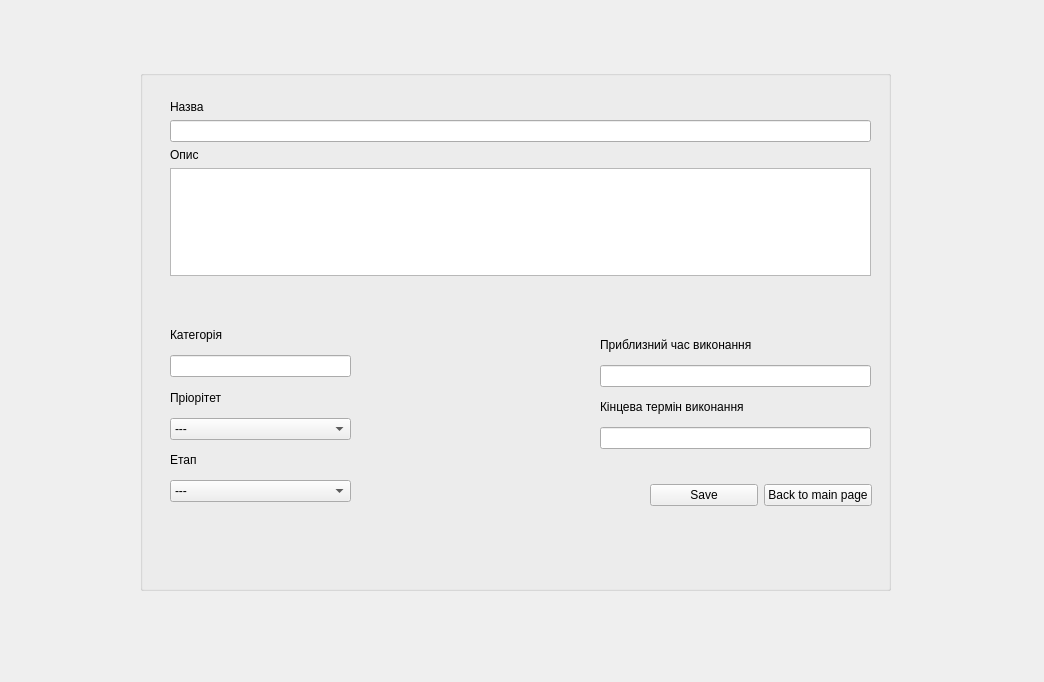
<?xml version="1.0" encoding="UTF-8"?>
<ui version="4.0">
 <class>TaskWindow</class>
 <widget class="QMainWindow" name="TaskWindow">
  <property name="geometry">
   <rect>
    <x>0</x>
    <y>0</y>
    <width>1044</width>
    <height>682</height>
   </rect>
  </property>
  <property name="windowTitle">
   <string>MainWindow</string>
  </property>
  <widget class="QWidget" name="centralwidget">
   <widget class="QGroupBox" name="groupBox">
    <property name="geometry">
     <rect>
      <x>140</x>
      <y>70</y>
      <width>751</width>
      <height>521</height>
     </rect>
    </property>
    <property name="title">
     <string/>
    </property>
    <widget class="QWidget" name="layoutWidget">
     <property name="geometry">
      <rect>
       <x>460</x>
       <y>260</y>
       <width>271</width>
       <height>119</height>
      </rect>
     </property>
     <layout class="QVBoxLayout" name="verticalLayout">
      <item>
       <widget class="QLabel" name="label_6">
        <property name="text">
         <string>Приблизний час виконання</string>
        </property>
       </widget>
      </item>
      <item>
       <widget class="QLineEdit" name="execTime"/>
      </item>
      <item>
       <widget class="QLabel" name="label_7">
        <property name="text">
         <string>Кінцева термін виконання</string>
        </property>
       </widget>
      </item>
      <item>
       <widget class="QLineEdit" name="endDate"/>
      </item>
     </layout>
    </widget>
    <widget class="QWidget" name="layoutWidget">
     <property name="geometry">
      <rect>
       <x>30</x>
       <y>30</y>
       <width>701</width>
       <height>176</height>
      </rect>
     </property>
     <layout class="QVBoxLayout" name="verticalLayout_2">
      <item>
       <widget class="QLabel" name="label">
        <property name="text">
         <string>Назва</string>
        </property>
       </widget>
      </item>
      <item>
       <widget class="QLineEdit" name="name"/>
      </item>
      <item>
       <widget class="QLabel" name="label_2">
        <property name="text">
         <string>Опис</string>
        </property>
       </widget>
      </item>
      <item>
       <widget class="QTextEdit" name="textEditDescr"/>
      </item>
     </layout>
    </widget>
    <widget class="QWidget" name="layoutWidget">
     <property name="geometry">
      <rect>
       <x>510</x>
       <y>410</y>
       <width>222</width>
       <height>31</height>
      </rect>
     </property>
     <layout class="QHBoxLayout" name="horizontalLayout">
      <item>
       <widget class="QPushButton" name="save">
        <property name="text">
         <string>Save</string>
        </property>
       </widget>
      </item>
      <item>
       <widget class="QPushButton" name="BackToMain">
        <property name="text">
         <string>Back to main page</string>
        </property>
       </widget>
      </item>
     </layout>
    </widget>
    <widget class="QWidget" name="">
     <property name="geometry">
      <rect>
       <x>30</x>
       <y>251</y>
       <width>181</width>
       <height>181</height>
      </rect>
     </property>
     <layout class="QVBoxLayout" name="verticalLayout_3">
      <item>
       <widget class="QLabel" name="label_4">
        <property name="text">
         <string>Категорія</string>
        </property>
       </widget>
      </item>
      <item>
       <widget class="QLineEdit" name="Categ"/>
      </item>
      <item>
       <widget class="QLabel" name="label_3">
        <property name="text">
         <string>Пріорітет</string>
        </property>
       </widget>
      </item>
      <item>
       <widget class="QComboBox" name="Prior">
        <item>
         <property name="text">
          <string>---</string>
         </property>
        </item>
        <item>
         <property name="text">
          <string>Високий</string>
         </property>
        </item>
        <item>
         <property name="text">
          <string>Середній</string>
         </property>
        </item>
        <item>
         <property name="text">
          <string>Низький</string>
         </property>
        </item>
       </widget>
      </item>
      <item>
       <widget class="QLabel" name="label_5">
        <property name="text">
         <string>Етап</string>
        </property>
       </widget>
      </item>
      <item>
       <widget class="QComboBox" name="Stage">
        <item>
         <property name="text">
          <string>---</string>
         </property>
        </item>
        <item>
         <property name="text">
          <string>У розорбці</string>
         </property>
        </item>
        <item>
         <property name="text">
          <string>Завершений</string>
         </property>
        </item>
        <item>
         <property name="text">
          <string>Відмінений</string>
         </property>
        </item>
       </widget>
      </item>
     </layout>
    </widget>
   </widget>
  </widget>
 </widget>
 <resources/>
 <connections/>
</ui>
